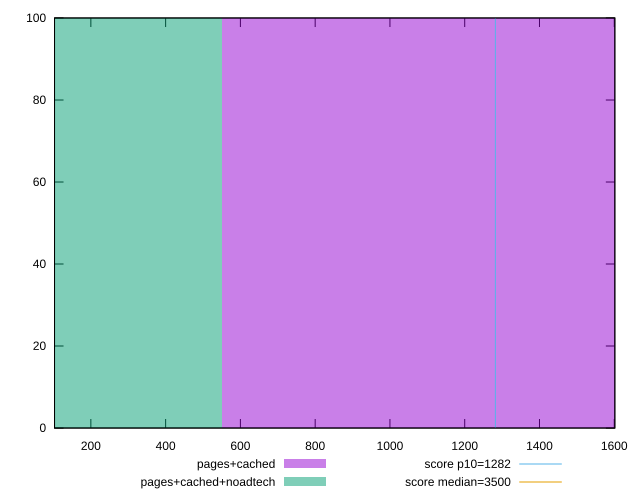

Write gnuplot code to recreate this figure.
reset

$pagesCached <<EOF
1102.4832087327256 100
EOF

$pagesCachedNoadtech <<EOF
0 100
EOF

set key outside below
set boxwidth 1102.4832087327256
set xrange [102.83599999999998:1601.5319999999992]
set yrange [0:100]
set trange [0:100]
set style fill transparent solid 0.5 noborder

set parametric
set terminal svg size 640, 500 enhanced background rgb 'white'
set output "report_00009_2021-02-08T22-37-41.559Z/bootup-time/comparison/histogram/1_vs_2.svg"

plot $pagesCached title "pages+cached" with boxes, \
     $pagesCachedNoadtech title "pages+cached+noadtech" with boxes, \
     1282,t title "score p10=1282", \
     3500,t title "score median=3500"

reset
